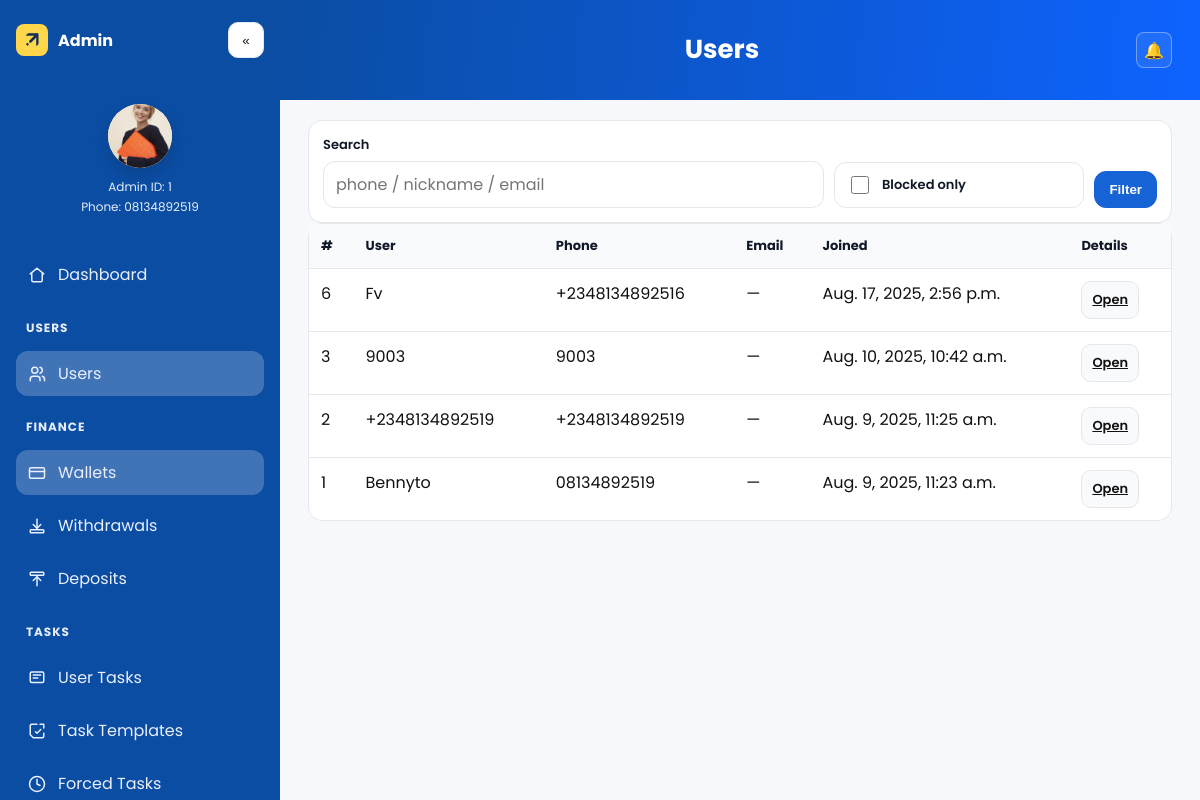
The app's page /bo/users/ (signed in), older data.
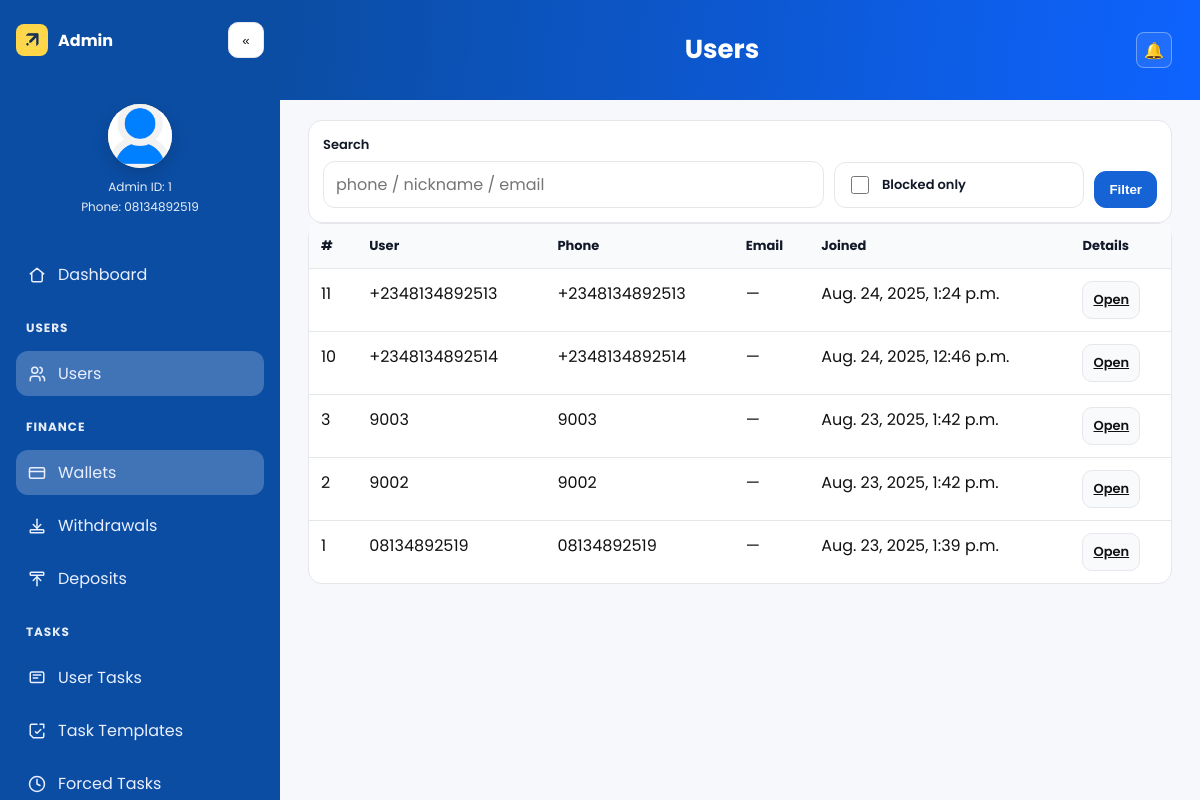
The same page, newer data.
### main/models.py (models this page shows, shortened)
class CustomUser(AbstractUser):
    username = None
    phone = models.CharField(max_length=20, unique=True)
    invitation_code = models.CharField(max_length=50, blank=True, null=True)
    nickname   = models.CharField(max_length=50, blank=True)
    avatar     = models.ImageField(upload_to="avatars/%Y/%m/", blank=True, null=True)
    avatar_url = models.URLField(blank=True, null=True, validators=[URLValidator()])
    signup_ip = models.GenericIPAddressField(blank=True, null=True)
    signup_country = models.CharField(max_length=100, blank=True, null=True)
    last_login_ip = models.GenericIPAddressField(blank=True, null=True)
    last_login_country = models.CharField(max_length=100, blank=True, null=True)
    tx_pin_hash = models.CharField(max_length=128, blank=True)
    tx_pin_changed_at = models.DateTimeField(blank=True, null=True)
    tx_pin_attempts = models.PositiveIntegerField(default=0)
    tx_pin_locked_until = models.DateTimeField(blank=True, null=True)
    USERNAME_FIELD = "phone"
    REQUIRED_FIELDS = []
    objects = CustomUserManager()
    def __str__(self) -> str:
        return self.nickname or self.phone

### main/admin_view.py (the view)
# urls.py: path("bo/users/", bo.bo_users, name="bo_users"),
@login_required
@user_passes_test(staff_or_manager)
def bo_users(request):
    q      = (request.GET.get("q") or "").strip()
    blocked = request.GET.get("blocked") == "1"
    qs = CustomUser.objects.all().order_by("-date_joined")
    if q:
        qs = qs.filter(
            Q(phone__icontains=q) |
            Q(nickname__icontains=q) |
            Q(email__icontains=q)
        )
    if blocked:
        qs = qs.filter(task_progress__is_blocked=True)
    page_obj = _paginate(qs, request, per_page=25)
    return render(request, "meta_search/bo/users.html", {
        "active_page": AP["usr"],
        "page_obj": page_obj,
        "q": q, "blocked": blocked,
    })

### main/admin_view.py (called while the page is built)
def staff_or_manager(user):
    return user.is_active and (user.is_staff or user.groups.filter(name="managers").exists())

def _paginate(qs, request, per_page=25, page_param="page"):
    page = request.GET.get(page_param) or 1
    return Paginator(qs, per_page).get_page(page)

### templates/meta_search/bo/users.html (shortened to what this page needs)
{% extends "base_admin.html" %}
{% block page_title %}Users{% endblock %}
{% block content %}
<form method="get" class="card filter-card" role="search">
  <div class="filter-grid">
    <div class="field">
      <label for="q">Search</label>
      <input id="q" class="input" type="text" name="q" value="{{ q }}" placeholder="phone / nickname / email">
    </div>
    <div class="field">
      <label>&nbsp;</label>
      <div class="checkbox-wrap">
        <input id="blocked" type="checkbox" name="blocked" value="1" {% if blocked %}checked{% endif %}>
        <label for="blocked" style="margin:0; font-weight:600; cursor:pointer;">Blocked only</label>
      </div>
    </div>
    <div class="field">
      <label>&nbsp;</label>
      <button class="btn primary" type="submit" style="width:100%;">Filter</button>
    </div>
  </div>
</form>
<div class="card table-card">
  <div class="table-responsive">
    <table class="tbl">
      <thead>
        <tr>
          <th>#</th>
          <th>User</th>
          <th>Phone</th>
          <th>Email</th>
          <th>Joined</th>
          <th>Details</th>
        </tr>
      </thead>
      <tbody>
        {% for u in page_obj %}
          <tr>
            <td data-label="#">{{ u.id }}</td>
            <td data-label="User">{{ u }}</td>
            <td data-label="Phone">{{ u.phone|default:"—" }}</td>
            <td data-label="Email">{{ u.email|default:"—" }}</td>
            <td data-label="Joined">{{ u.date_joined }}</td>
            <td data-label="Details">
              <div class="actions">
                <a class="btn small" href="{% url 'bo_user_detail' u.id %}">Open</a>
              </div>
            </td>
          </tr>
        {% empty %}
          <tr>
            <td colspan="6" style="padding:16px;">No users.</td>
          </tr>
        {% endfor %}
      </tbody>
    </table>
  </div>
</div>
{% endblock %}

### templates/base_admin.html (shortened to what the changed rows need)
{% load static %}
<!DOCTYPE html>
<html lang="en">
<head>
  <link rel="stylesheet" href="{% static 'meta_search/base_admin_layout.css' %}">
</head>
<body>
  <div class="app {% block app_classes %}{% endblock %}" id="app">
    <aside class="sidebar" id="sidebar">
      {% static 'meta_search/images/avatar-placeholder.png' as avatar_placeholder %}
      <div class="profile" title="{{ request.user.nickname|default:request.user.get_full_name|default:request.user.username }}">
        <div class="avatar">
          {% if request.user.avatar %}
            <img src="{{ request.user.avatar.url }}" alt="Admin avatar" width="48" height="48" loading="lazy" onerror="this.src='{{ avatar_placeholder }}'">
          {% elif request.user.avatar_url %}
            <img src="{{ request.user.avatar_url }}" alt="Admin avatar" width="48" height="48" loading="lazy" onerror="this.src='{{ avatar_placeholder }}'">
          {% else %}
            <img src="{{ avatar_placeholder }}" alt="Admin avatar" width="48" height="48" loading="lazy">
          {% endif %}
          <span class="status-dot"></span>
        </div>
        <div class="meta">
          <div class="id">Admin ID: {{ request.user.id }}</div>
          <div class="phone">Phone: {{ request.user.phone|default:'-' }}</div>
        </div>
      </div>
    </aside>
    <main class="main">
      {% block content %}{% endblock %}
    </main>
  </div>
</body>
</html>

Row changes from the older to the newer data that the page shows:
removed CustomUser: id "6", nickname "Fv", phone "+2348134892516", email "—", date_joined "Aug. 17, 2025, 2:56 p.m."
changed CustomUser id 1: nickname+phone "Bennyto" → "08134892519"; date_joined "Aug. 9, 2025, 11:23 a.m." → "Aug. 23, 2025, 1:39 p.m."; user.avatar: picture removed
added CustomUser: id "11", nickname+phone "+2348134892513", phone "+2348134892513", email "—", date_joined "Aug. 24, 2025, 1:24 p.m."
added CustomUser: id "10", nickname+phone "+2348134892514", phone "+2348134892514", email "—", date_joined "Aug. 24, 2025, 12:46 p.m."
changed CustomUser id 3: date_joined "Aug. 10, 2025, 10:42 a.m." → "Aug. 23, 2025, 1:42 p.m."
changed CustomUser id 2: nickname+phone "+2348134892519" → "9002"; phone "+2348134892519" → "9002"; date_joined "Aug. 9, 2025, 11:25 a.m." → "Aug. 23, 2025, 1:42 p.m."
